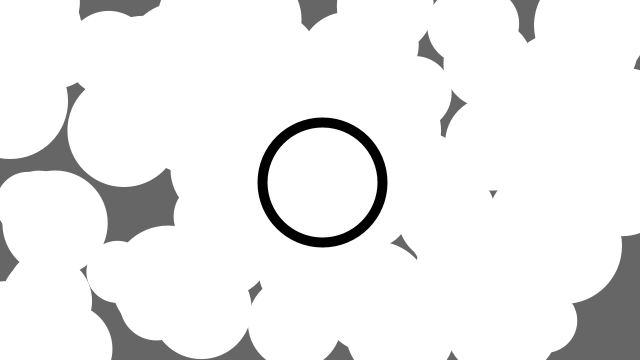
Frame 1 (no input)
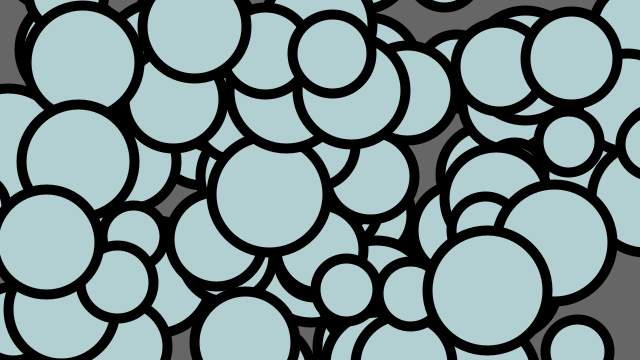
Frame 60 (the mouse pressed at the canvas centre just before this capture)
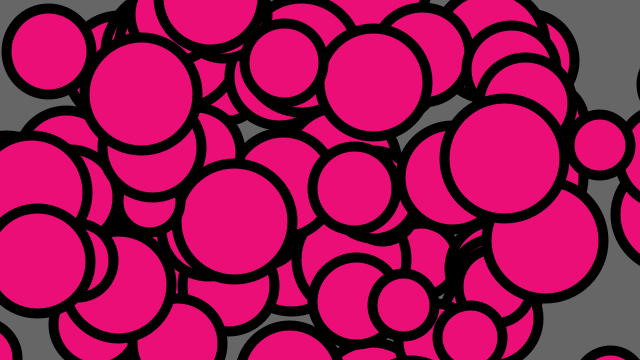
Frame 120 (the mouse held since frame 60 and released just before this capture)

The Processing sketch that drew these frames (run headless with seeded random() and noise(); from frame 60 on, the mouse is pressed at the canvas centre):

// Processing sketch: processing_95471
// ── processing_95471.pde

int rad = 60;       
float xpos, ypos;      
float xspeed = 2.8; 
float yspeed = 2.2;  

int xdirection = 1;  
int ydirection = 1;  

circle[] circles = new circle[100]; 




void setup() 
{
  size(640, 360);
  noStroke();
  frameRate(30);
  ellipseMode(RADIUS);
 
  xpos = width/2;
  ypos = height/2;
  
  for(int i=0; i < circles.length; i++){
   circles[i] = new circle();  
  }
}

void draw() 
{
  background(102);
  
  for (circle c: circles){
  c.animate(); 
  c.display(); 
  
 }
  
  
  
  

  xpos = xpos + ( xspeed * xdirection );
  ypos = ypos + ( yspeed * ydirection );

  
 
  if (xpos > width-rad || xpos < rad) {
    xdirection *= -1;
  
    fill(random(0,255), random(0,255), random(0,255)); 
    
   }
  if (ypos > height-rad || ypos < rad) {
    ydirection *= -1;
    fill(random(0,255), random(0,255), random(0,255)); 
    ellipse(xpos, ypos, 15, 15); 
  }
stroke(0); 
strokeWeight(10); 
  ellipse(xpos, ypos, rad, rad); // Draw the shape
 
}
class circle {
  float x;
  float y;
  float dimension;
  float angle;
   float speedX;
  float speedY;

  circle() {
    this.x = random(width);
    this.y = random(height);
    this.angle = random(PI);
    this.dimension = random(30, 60);
  
    this.speedX = random(-1, 1);
    this.speedY = random(-1, 1);  
  }  
  
  void animate() {
    angle += dimension/1000;
  x += speedX;
    y += speedY;
 
}
  
  void display() {
   
    pushMatrix();
    translate(x, y); 
    ellipse(0, 0, dimension, dimension); 
    popMatrix();  
  } 
  
}

//reffered back to code as I didnt remmember how to do everything
